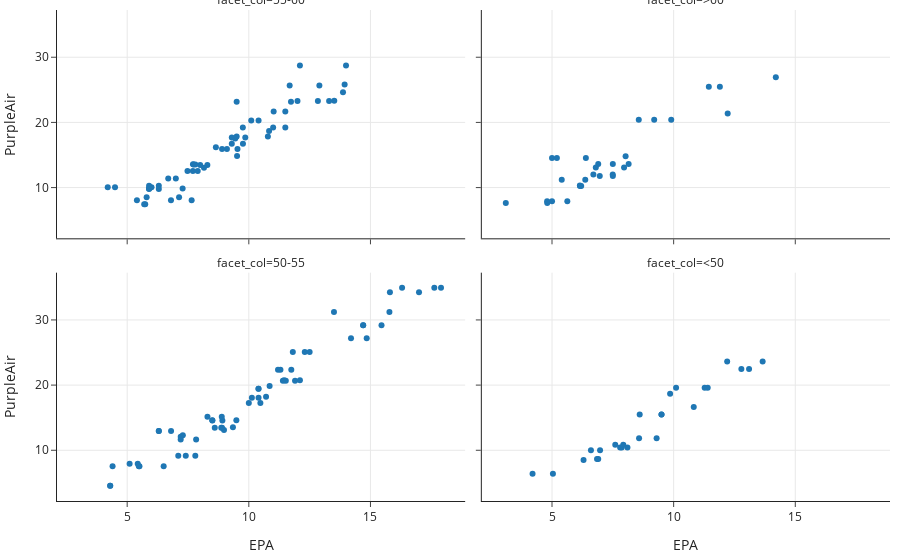

Notebook source saved alongside this figure:
### Code cell
fig = px.scatter(x=GA['pm25aqs'], y=GA['pm25pa'], 
                 facet_col=rh_cat, facet_col_wrap=2,
                labels={
                     "y": "PurpleAir",
                     "x": "EPA"},)
fig

### Figure 1 — Plotly figure (JSON) as saved in the notebook; plotly's stock layout.template omitted (floating-point values rounded to 4 significant figures)
{"data": [{"hovertemplate": "facet_col=55-60<br>EPA=%{x}<br>PurpleAir=%{y}<extra></extra>", "legendgroup": "", "marker": {"color": "#1F77B4", "symbol": "circle"}, "mode": "markers", "name": "", "orientation": "v", "showlegend": false, "type": "scatter", "x": [8.646, 7.704, 6.3, 9.442, 9.754, 11.02, 11.68, 6.687, 7.478, 7.278, 9.533, 9.759, 10.4, 9.854, 14.0, 11.73, 12.84, 10.78, 7.65, 7.133, 5.742, 6, 8.296, 6.3, 7.725, 9.517, 10.83, 13.87, 8.157, 13.51, 13.94, 11, 11.5, 12.9, 7, 7.9, 5.9, 8.9, 9.3, 10.1, 9.3, 12.1, 9.5, 12, 9.5, 5.4, 5.8, 5.7, 4.2, 8, 5.9, 7.8, 5.9, 11.5, 7.7, 5.9, 9.1, 13.3, 6.8, 4.5], "xaxis": "x3", "y": [16.19, 13.59, 10.3, 17.55, 19.21, 21.67, 25.68, 11.38, 12.56, 9.854, 15.92, 16.74, 20.3, 17.68, 28.73, 23.15, 23.29, 17.83, 8.047, 8.52, 7.429, 10.06, 13.45, 9.778, 13.55, 14.87, 18.7, 24.63, 13.04, 23.34, 25.82, 19.21, 21.67, 25.68, 11.38, 12.56, 9.854, 15.92, 16.74, 20.3, 17.68, 28.73, 23.15, 23.29, 17.83, 8.047, 8.52, 7.429, 10.06, 13.45, 9.778, 13.55, 10.3, 19.21, 12.56, 9.854, 15.92, 23.29, 8.047, 10.06], "yaxis": "y3"}, {"hovertemplate": "facet_col=>60<br>EPA=%{x}<br>PurpleAir=%{y}<extra></extra>", "legendgroup": "", "marker": {"color": "#1F77B4", "symbol": "circle"}, "mode": "markers", "name": "", "orientation": "v", "showlegend": false, "type": "scatter", "x": [8.025, 6.963, 5.629, 6.15, 6.367, 7.496, 8.567, 8.15, 7.963, 11.45, 6.392, 4.804, 14.2, 6.146, 12.22, 7.5, 4.8, 6.2, 5.4, 6.7, 9.2, 6.9, 6.8, 11.9, 5, 3.1, 5, 9.9, 7.5, 5.2], "xaxis": "x4", "y": [14.79, 11.79, 7.893, 10.24, 11.2, 11.99, 20.39, 13.62, 13.09, 25.47, 14.55, 7.639, 26.94, 10.33, 21.36, 11.79, 7.893, 10.24, 11.2, 11.99, 20.39, 13.62, 13.09, 25.47, 14.55, 7.639, 7.893, 20.39, 13.62, 14.55], "yaxis": "y4"}, {"hovertemplate": "facet_col=50-55<br>EPA=%{x}<br>PurpleAir=%{y}<extra></extra>", "legendgroup": "", "marker": {"color": "#1F77B4", "symbol": "circle"}, "mode": "markers", "name": "", "orientation": "v", "showlegend": false, "type": "scatter", "x": [11.75, 8.912, 11.81, 10.12, 10.4, 5.433, 5.504, 7.833, 8.887, 15.45, 14.85, 11.45, 11.52, 7.408, 9.488, 10.47, 15.78, 17.0, 17.62, 8.867, 6.804, 5.479, 4.304, 7.2, 10.71, 7.287, 9.346, 10.85, 8.979, 11.2, 8.5, 12.5, 10.4, 10.4, 5.1, 6.5, 7.2, 8.3, 14.7, 14.2, 12.1, 11.4, 7.1, 8.5, 10, 13.5, 15.8, 16.3, 8.6, 6.3, 4.4, 4.3, 11.3, 12.3, 14.7, 11.9, 7.8, 17.9, 8.9, 6.3], "xaxis": "x", "y": [22.34, 14.57, 25.08, 18.05, 19.43, 7.939, 7.54, 11.67, 15.15, 29.19, 27.2, 20.74, 20.67, 9.153, 14.6, 17.25, 31.2, 34.25, 34.92, 13.45, 12.94, 7.567, 4.544, 12.09, 18.23, 12.31, 13.55, 19.85, 13.1, 22.34, 14.57, 25.08, 18.05, 19.43, 7.939, 7.54, 11.67, 15.15, 29.19, 27.2, 20.74, 20.67, 9.153, 14.6, 17.25, 31.2, 34.25, 34.92, 13.45, 12.94, 7.567, 4.544, 22.34, 25.08, 29.19, 20.67, 9.153, 34.92, 13.45, 12.94], "yaxis": "y"}, {"hovertemplate": "facet_col=<50<br>EPA=%{x}<br>PurpleAir=%{y}<extra></extra>", "legendgroup": "", "marker": {"color": "#1F77B4", "symbol": "circle"}, "mode": "markers", "name": "", "orientation": "v", "showlegend": false, "type": "scatter", "x": [8.604, 6.975, 12.78, 6.85, 7.929, 7.867, 8.579, 11.28, 13.66, 5.037, 6.296, 10.83, 9.854, 9.5, 6.6, 13.1, 6.9, 7.6, 7.8, 9.3, 10.1, 12.2, 4.2, 9.5, 8.1, 11.4], "xaxis": "x2", "y": [15.48, 9.997, 22.47, 8.649, 10.86, 10.44, 11.86, 19.61, 23.64, 6.39, 8.493, 16.63, 18.67, 15.48, 9.997, 22.47, 8.649, 10.86, 10.44, 11.86, 19.61, 23.64, 6.39, 15.48, 10.44, 19.61], "yaxis": "y2"}], "layout": {"annotations": [{"font": {}, "showarrow": false, "text": "facet_col=50-55", "x": 0.245, "xanchor": "center", "xref": "paper", "y": 0.465, "yanchor": "bottom", "yref": "paper"}, {"font": {}, "showarrow": false, "text": "facet_col=<50", "x": 0.755, "xanchor": "center", "xref": "paper", "y": 0.465, "yanchor": "bottom", "yref": "paper"}, {"font": {}, "showarrow": false, "text": "facet_col=55-60", "x": 0.245, "xanchor": "center", "xref": "paper", "y": 1.0, "yanchor": "bottom", "yref": "paper"}, {"font": {}, "showarrow": false, "text": "facet_col=>60", "x": 0.755, "xanchor": "center", "xref": "paper", "y": 1.0, "yanchor": "bottom", "yref": "paper"}], "autosize": true, "legend": {"tracegroupgap": 0}, "xaxis": {"anchor": "y", "autorange": true, "domain": [0, 0.49], "range": [2.072, 18.93], "title": {"text": "EPA"}, "type": "linear"}, "xaxis2": {"anchor": "y2", "autorange": true, "domain": [0.51, 1], "matches": "x", "range": [2.072, 18.93], "title": {"text": "EPA"}, "type": "linear"}, "xaxis3": {"anchor": "y3", "autorange": true, "domain": [0, 0.49], "matches": "x", "range": [2.072, 18.93], "showticklabels": false, "type": "linear"}, "xaxis4": {"anchor": "y4", "autorange": true, "domain": [0.51, 1], "matches": "x", "range": [2.072, 18.93], "showticklabels": false, "type": "linear"}, "yaxis": {"anchor": "x", "autorange": true, "domain": [0, 0.465], "range": [1.749, 37.72], "title": {"text": "PurpleAir"}, "type": "linear"}, "yaxis2": {"anchor": "x2", "autorange": true, "domain": [0, 0.465], "matches": "y", "range": [1.749, 37.72], "showticklabels": false, "type": "linear"}, "yaxis3": {"anchor": "x3", "autorange": true, "domain": [0.535, 1.0], "matches": "y", "range": [1.749, 37.72], "title": {"text": "PurpleAir"}, "type": "linear"}, "yaxis4": {"anchor": "x4", "autorange": true, "domain": [0.535, 1.0], "matches": "y", "range": [1.749, 37.72], "showticklabels": false, "type": "linear"}}}
